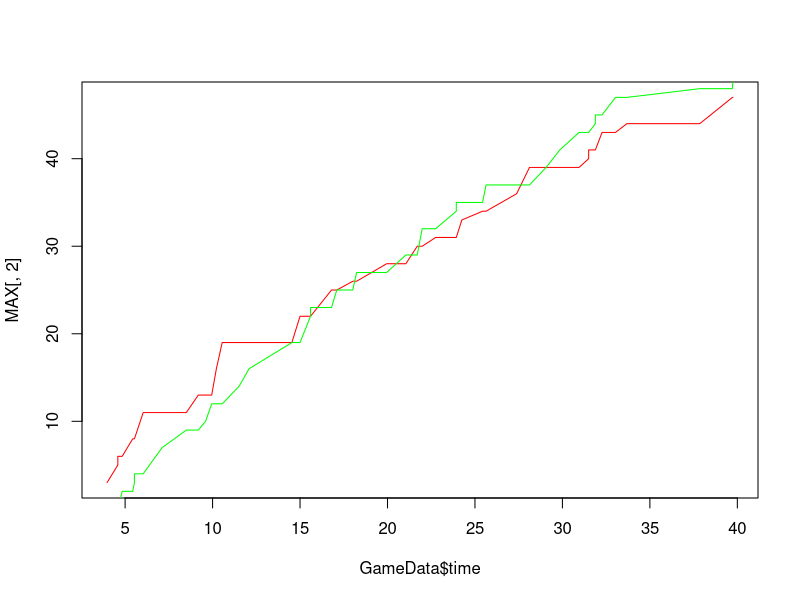

R code for this plot:
# Creating a table 

# Load the Data
GameData<- read.table("UWvMSU_1-22-13.txt", header=TRUE, stringsAsFactors = FALSE)

#Create Variables for Summation
UWSum<-0
MSUSum<-0

# create matrix for cumualtive sums that houses each team and the time
MAX<-matrix(0,nrow = 0,ncol = 3)

# create a for loop and if-else statement 
for(i in 1:nrow(GameData)){
  if(GameData$team[i]=="UW"){
    UWSum=UWSum+GameData$score[i]
  }else{
    MSUSum=MSUSum+GameData$score[i]
  }
  MAX<-rbind(MAX, c(GameData$time[i],UWSum,MSUSum))
}
colnames(MAX)<- c("Time","UW","MSU")

#plot the graph
plot(GameData$time,MAX[,2],type = "l", col="red")
lines(MAX[,1],MAX[,3],col="green")
# where the green line is MSU and the red line is Wisconsin

##2 Writing a game called guess my number

# generate a random number between 1-100, a variable for number of attempts, and a variable for user input
random = sample(1:100,1,replace=FALSE)
userinput<- -1
numberofattempts<- 0

## Use if else statement within a while loop to collect iterations and make responses based on user input
# we have to make sure while loop continues if the userinput does not equal the random number and the number of attempts is less than 10
while(userinput !=random && numberofattempts<10){
  userinput<-readline(prompt="Type in your guess:")
  if (userinput==random){
    print("YOOOO you WONNNNN")
    }else
      if(userinput<random){
        cat("Too low")
      } else {
        (userinput>random)
          cat("Too high")}
    if(numberofattempts==9)
      cat(". Yo you STOOOOOPID you ran out guesses homie")
 
  #number of attempts counter needed no matter what the response, so it is at the end of while loop
  numberofattempts=numberofattempts+1
}


